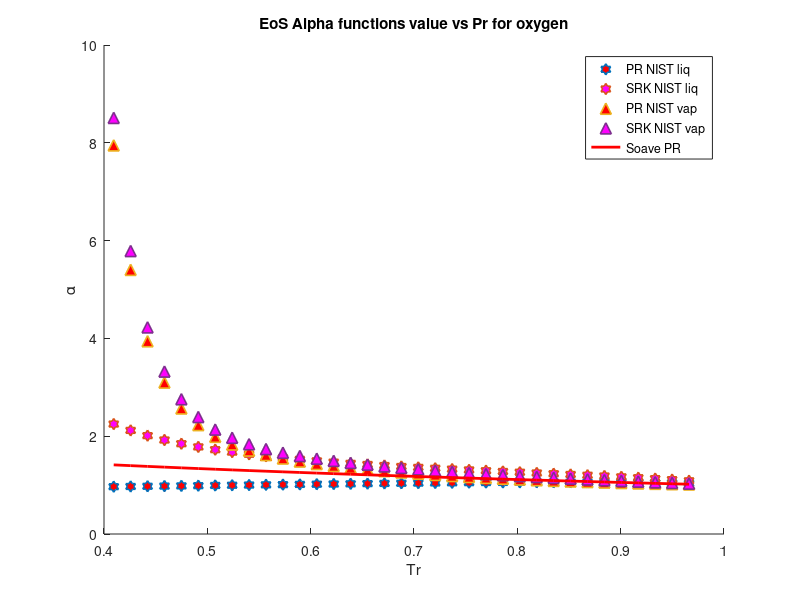

The MATLAB source for this figure:
clear 
clc
load C2H6_sat_data.mat
%alpha PR & SRK for methane
P = P*10^6;
omega = 0.099; %Acentric factor
Tc = 305.33; %K
Pc = 4871800; %Pa
R = 8.31446 %J/K*mol
Zc = 0.279;
b1 = 0.07780*(R*Tc/Pc);
a1 = 0.45724*(((R^2)*(Tc^2))/Pc);
b2 = 0.08664*(R*Tc/Pc);
a2 = 0.42747*(((R^2)*(Tc^2))/Pc);
omega_c = 1-3*Zc;
omega_b = 0.08446114781;
omega_a = 3*Zc^2+3*(1-2*Zc)*omega_b+omega_b^2+1-3*Zc;
a3 = omega_a*(((R^2)*(Tc^2))/Pc);
b3 = omega_b*(R*Tc/Pc);
c3 = omega_c*(R*Tc/Pc);
T = 125; %k
M = 30/1000; %kg/mol
S1=0.37464+1.54226*omega-0.26992*omega^2;
S2=0.48508+1.55171*omega-0.176*omega^2;

for i = 1:1:35
   Pr = P/Pc; 
   Tr = T/Tc;
   Tr_list(i)=Tr;
   Vm_liq(i) = M/rho_liq(i);
   Vm_vap(i) = M/rho_vap(i);
   alpha_PT_liq(i) = ((R*T)/(Vm_liq(i)-b3)-P(i))*((Vm_liq(i)^2+b3*Vm_liq(i)+c3*Vm_liq(i)-c3*b3)/a3);
   alpha_PT_vap(i) = ((R*T)/(Vm_vap(i)-b3)-P(i))*((Vm_vap(i)^2+b3*Vm_vap(i)+c3*Vm_vap(i)-c3*b3)/a3);
   alpha_PR_liq(i) = ((R*T)/(Vm_liq(i)-b1)-P(i))*((Vm_liq(i)^2+2*b1*Vm_liq(i)-b1^2)/a1)
   alpha_SRK_liq(i) = ((R*T)/(Vm_liq(i)-b2)-P(i))*((Vm_liq(i)^2+b2*Vm_liq(i))/a2);
   alpha_PR_vap(i) = ((R*T)/(Vm_vap(i)-b1)-P(i))*((Vm_vap(i)^2+2*b1*Vm_vap(i)-b1^2)/a1);
   alpha_SRK_vap(i) = ((R*T)/(Vm_vap(i)-b2)-P(i))*((Vm_vap(i)^2+b2*Vm_vap(i))/a2);
   alpha_soave_PR(i) =(1+S1*(1-sqrt(Tr)))^2;
   alpha_soave_SRK(i) =(1+S2*(1-sqrt(Tr)))^2;
   alpha_Gasem(i) = exp((1.943+0.926*Tr)*(1-(Tr)^0.1441));
%    alpha_twu(i) = (Tr)^(0.081043)*exp(0.915696*(1-(Tr)^(2.61622)));
   Temp(i)=T;
   T = T+5;
end
hold on

 plot(Tr_list,alpha_PR_liq,'h','MarkerSize',8,'MarkerFaceColor','r','LineWidth',1.2)
 %plot(Tr_list,alpha_PT_liq,'h','MarkerSize',8,'MarkerFaceColor','g','LineWidth',1.2)
 plot(Tr_list,alpha_SRK_liq,'h','MarkerSize',8,'MarkerFaceColor','m','LineWidth',1.2)
 plot(Tr_list,alpha_PR_vap,'^','MarkerSize',8,'MarkerFaceColor','r','LineWidth',1.2)
 %plot(Tr_list,alpha_PT_vap,'^','MarkerSize',8,'MarkerFaceColor','g','LineWidth',1.2)
 plot(Tr_list,alpha_SRK_vap,'^','MarkerSize',8,'MarkerFaceColor','m','LineWidth',1.2)
 plot(Tr_list,alpha_soave_PR,'r','LineWidth',2)
% plot(Tr_list,alpha_soave_SRK,'g','LineWidth',2)
% plot(Tr_list,alpha_Gasem,'b','LineWidth',2)

hold off
legend('PR NIST liq','SRK NIST liq','PR NIST vap','SRK NIST vap','Soave PR')
xlabel('Tr')
ylabel('\alpha')
title('EoS Alpha functions value vs Pr for oxygen')
